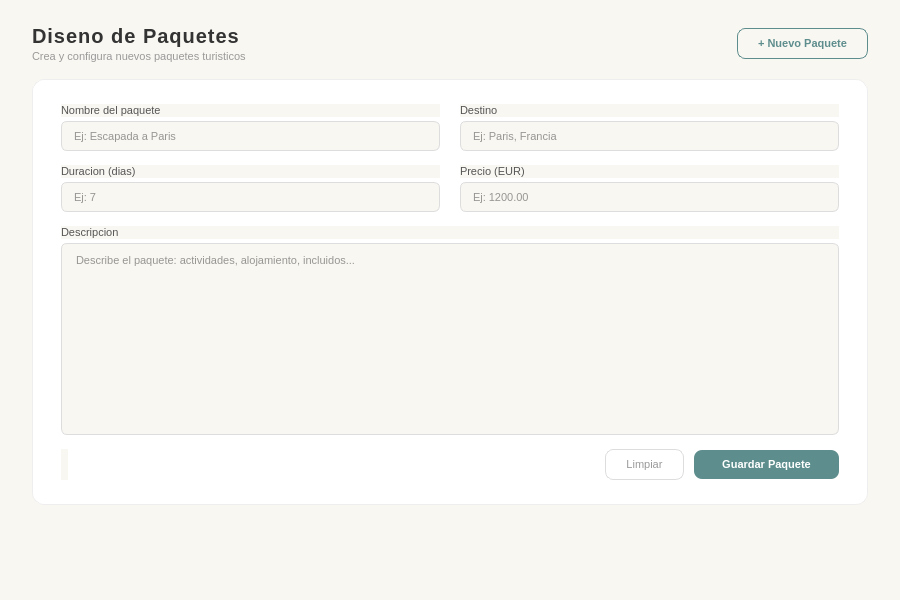
<?xml version="1.0" encoding="UTF-8"?>
<ui version="4.0">
 <class>VentanaDiseno</class>
 <widget class="QWidget" name="VentanaDiseno">
  <property name="geometry">
   <rect><x>0</x><y>0</y><width>900</width><height>600</height></rect>
  </property>
  <property name="styleSheet">
   <string notr="true">
QWidget {
    background-color: #f9f7f2;
    font-family: "Segoe UI", Arial, sans-serif;
}
QLabel#lblSeccionTitulo {
    font-size: 20px;
    font-weight: bold;
    color: #333333;
    letter-spacing: 1px;
}
QLabel#lblSeccionSub {
    font-size: 11px;
    color: #999999;
}
QFrame#formCard {
    background-color: #ffffff;
    border-radius: 12px;
    border: 1px solid #eeeeee;
}
QLabel {
    font-size: 11px;
    color: #555555;
}
QLineEdit, QTextEdit {
    background-color: #f9f7f2;
    border: 1px solid #dddddd;
    border-radius: 6px;
    padding: 6px 10px;
    font-size: 11px;
    color: #333333;
}
QLineEdit:focus, QTextEdit:focus {
    border: 1px solid #5e8d8d;
    background-color: #ffffff;
}
QPushButton#btnNuevoPaquete {
    background-color: transparent;
    border: 1px solid #5e8d8d;
    border-radius: 8px;
    padding: 8px 20px;
    font-size: 11px;
    font-weight: bold;
    color: #5e8d8d;
}
QPushButton#btnNuevoPaquete:hover {
    background-color: #5e8d8d;
    color: white;
}
QPushButton#btnGuardar {
    background-color: #5e8d8d;
    border: none;
    border-radius: 8px;
    padding: 8px 28px;
    font-size: 11px;
    font-weight: bold;
    color: white;
}
QPushButton#btnGuardar:hover {
    background-color: #4a7474;
}
QPushButton#btnLimpiar {
    background-color: transparent;
    border: 1px solid #dddddd;
    border-radius: 8px;
    padding: 8px 20px;
    font-size: 11px;
    color: #999999;
}
QPushButton#btnLimpiar:hover {
    border-color: #e05252;
    color: #e05252;
}
QLabel#lblEstado {
    font-size: 11px;
    font-weight: bold;
}
   </string>
  </property>

  <layout class="QVBoxLayout" name="mainLayout">
   <property name="leftMargin"><number>32</number></property>
   <property name="topMargin"><number>24</number></property>
   <property name="rightMargin"><number>32</number></property>
   <property name="bottomMargin"><number>24</number></property>
   <property name="spacing"><number>16</number></property>

   <!-- Cabecera -->
   <item>
    <layout class="QHBoxLayout" name="headerLayout">
     <property name="spacing"><number>12</number></property>
     <item>
      <layout class="QVBoxLayout">
       <property name="spacing"><number>2</number></property>
       <item>
        <widget class="QLabel" name="lblSeccionTitulo">
         <property name="text"><string>Diseno de Paquetes</string></property>
        </widget>
       </item>
       <item>
        <widget class="QLabel" name="lblSeccionSub">
         <property name="text"><string>Crea y configura nuevos paquetes turisticos</string></property>
        </widget>
       </item>
      </layout>
     </item>
     <item>
      <spacer>
       <property name="orientation"><enum>Qt::Horizontal</enum></property>
       <property name="sizeHint" stdset="0"><size><width>40</width><height>20</height></size></property>
      </spacer>
     </item>
     <item>
      <widget class="QPushButton" name="btnNuevoPaquete">
       <property name="text"><string>+ Nuevo Paquete</string></property>
       <property name="cursor"><cursorShape>PointingHandCursor</cursorShape></property>
      </widget>
     </item>
    </layout>
   </item>

   <!-- Formulario -->
   <item>
    <widget class="QFrame" name="formCard">
     <layout class="QVBoxLayout" name="formLayout">
      <property name="leftMargin"><number>28</number></property>
      <property name="topMargin"><number>24</number></property>
      <property name="rightMargin"><number>28</number></property>
      <property name="bottomMargin"><number>24</number></property>
      <property name="spacing"><number>14</number></property>

      <!-- Fila 1: Nombre + Destino -->
      <item>
       <layout class="QHBoxLayout" name="fila1">
        <property name="spacing"><number>20</number></property>
        <item>
         <layout class="QVBoxLayout">
          <property name="spacing"><number>4</number></property>
          <item>
           <widget class="QLabel" name="lblNombre">
            <property name="text"><string>Nombre del paquete</string></property>
           </widget>
          </item>
          <item>
           <widget class="QLineEdit" name="inputNombre">
            <property name="placeholderText"><string>Ej: Escapada a Paris</string></property>
           </widget>
          </item>
         </layout>
        </item>
        <item>
         <layout class="QVBoxLayout">
          <property name="spacing"><number>4</number></property>
          <item>
           <widget class="QLabel" name="lblDestino">
            <property name="text"><string>Destino</string></property>
           </widget>
          </item>
          <item>
           <widget class="QLineEdit" name="inputDestino">
            <property name="placeholderText"><string>Ej: Paris, Francia</string></property>
           </widget>
          </item>
         </layout>
        </item>
       </layout>
      </item>

      <!-- Fila 2: Duracion + Precio -->
      <item>
       <layout class="QHBoxLayout" name="fila2">
        <property name="spacing"><number>20</number></property>
        <item>
         <layout class="QVBoxLayout">
          <property name="spacing"><number>4</number></property>
          <item>
           <widget class="QLabel" name="lblDuracion">
            <property name="text"><string>Duracion (dias)</string></property>
           </widget>
          </item>
          <item>
           <widget class="QLineEdit" name="inputDuracion">
            <property name="placeholderText"><string>Ej: 7</string></property>
           </widget>
          </item>
         </layout>
        </item>
        <item>
         <layout class="QVBoxLayout">
          <property name="spacing"><number>4</number></property>
          <item>
           <widget class="QLabel" name="lblPrecio">
            <property name="text"><string>Precio (EUR)</string></property>
           </widget>
          </item>
          <item>
           <widget class="QLineEdit" name="inputPrecio">
            <property name="placeholderText"><string>Ej: 1200.00</string></property>
           </widget>
          </item>
         </layout>
        </item>
       </layout>
      </item>

      <!-- Descripcion -->
      <item>
       <layout class="QVBoxLayout">
        <property name="spacing"><number>4</number></property>
        <item>
         <widget class="QLabel" name="lblDescripcion">
          <property name="text"><string>Descripcion</string></property>
         </widget>
        </item>
        <item>
         <widget class="QTextEdit" name="textDescripcion">
          <property name="placeholderText"><string>Describe el paquete: actividades, alojamiento, incluidos...</string></property>
          <property name="minimumHeight"><number>90</number></property>
         </widget>
        </item>
       </layout>
      </item>

      <!-- Botones + estado -->
      <item>
       <layout class="QHBoxLayout" name="botonesLayout">
        <property name="spacing"><number>10</number></property>
        <item>
         <widget class="QLabel" name="lblEstado">
          <property name="text"><string></string></property>
         </widget>
        </item>
        <item>
         <spacer>
          <property name="orientation"><enum>Qt::Horizontal</enum></property>
          <property name="sizeHint" stdset="0"><size><width>40</width><height>20</height></size></property>
         </spacer>
        </item>
        <item>
         <widget class="QPushButton" name="btnLimpiar">
          <property name="text"><string>Limpiar</string></property>
          <property name="cursor"><cursorShape>PointingHandCursor</cursorShape></property>
         </widget>
        </item>
        <item>
         <widget class="QPushButton" name="btnGuardar">
          <property name="text"><string>Guardar Paquete</string></property>
          <property name="cursor"><cursorShape>PointingHandCursor</cursorShape></property>
         </widget>
        </item>
       </layout>
      </item>

     </layout>
    </widget>
   </item>

   <item>
    <spacer>
     <property name="orientation"><enum>Qt::Vertical</enum></property>
     <property name="sizeHint" stdset="0"><size><width>20</width><height>20</height></size></property>
    </spacer>
   </item>

  </layout>
 </widget>
</ui>
